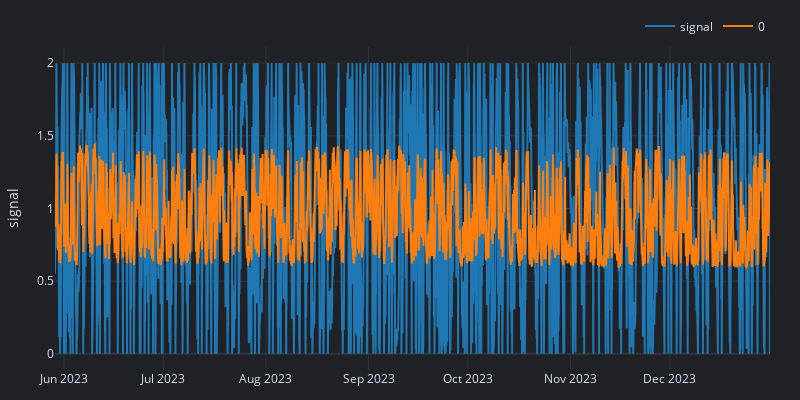

Here is the notebook cell this chart was saved with:
### Markdown cell above
plot

### Code cell
signal = pd.Series(y_test[timestep:])
pred_sig = pd.Series(y_test_pred_np.flatten())
pred_sig.index = signal.index
combined_df = pd.concat([signal, pred_sig], axis=1)
fig = combined_df.vbt.plot()
fig.update_layout(yaxis_title='signal')
fig.show()

### Figure 1 — Plotly figure (JSON) as saved in the notebook; plotly's stock layout.template omitted (floating-point values rounded to 4 significant figures; data arrays with more than 128 entries replaced by an {"elided": "..."} marker saying what was removed)
{"data": [{"name": "signal", "showlegend": true, "type": "scatter", "uid": "f47e3ef3-ba70-4ae1-bd8f-02cd0217e8b4", "x": {"elided": "5184 str values"}, "y": {"elided": "5184 float values"}}, {"name": "0", "showlegend": true, "type": "scatter", "uid": "56660560-0e35-4644-b829-0b67f6b19e14", "x": {"elided": "5184 str values"}, "y": {"elided": "5184 float values"}}], "layout": {"height": 400, "legend": {"orientation": "h", "traceorder": "normal", "x": 1, "xanchor": "right", "y": 1.02, "yanchor": "bottom"}, "margin": {"b": 30, "l": 30, "r": 30, "t": 30}, "width": 800, "yaxis": {"title": {"text": "signal"}}}}
